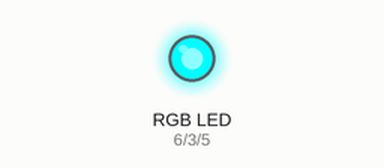
The sketch below on a simulated Arduino Uno, built with avr-gcc and run on an emulated ATmega328P. Shown: an RGB LED mixed from three pins (HIGH = lit).

Above: at 0.05 s.
At 1.75 s:
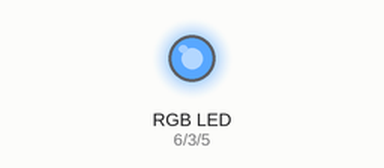
At 3.55 s:
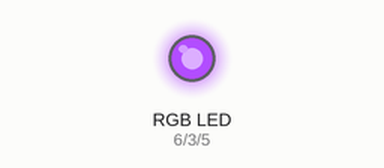
At 7.15 s:
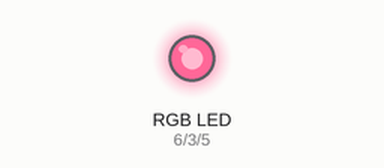
At 10.75 s:
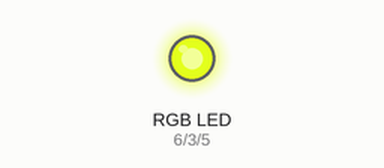
At 14.35 s:
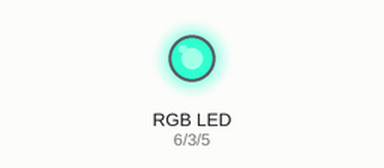
Timing chart, 0 to 19.9 s (numbered marks = the images above):
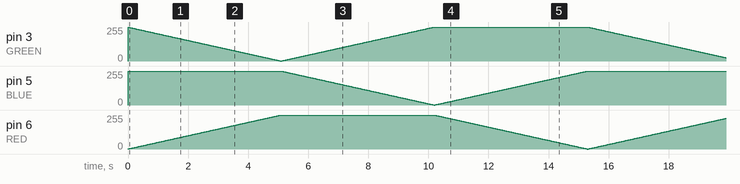

The sketch:

RGB_LED_Fade.ino
```cpp
// (licence header left out)
//This program fades RGB LED lights different colors.
//It is suitable for use with LED strips, SMDs or standard 5mms.
//This program is used in the following video: https://youtu.be/9YJtSkO6SYA
//Comments and code shared by esTech (youtube.com/@estech321)
//and on the website estech321.github.io

#define GREEN 3
#define BLUE 5
#define RED 6
#define delayTime 20

void setup() {

  pinMode(GREEN, OUTPUT);
  pinMode(BLUE, OUTPUT);
  pinMode(RED, OUTPUT);
  digitalWrite(GREEN, HIGH);
  digitalWrite(BLUE, HIGH);
  digitalWrite(RED, HIGH);
}

int redVal;
int blueVal;
int greenVal;

void loop() {

  int redVal = 255;
  int blueVal = 0;
  int greenVal = 0;
  for( int i = 0 ; i < 255 ; i += 1 ){
	greenVal += 1;
	redVal -= 1;
	analogWrite( GREEN, 255 - greenVal );
	analogWrite( RED, 255 - redVal );

	delay( delayTime );
  }

  redVal = 0;
  blueVal = 0;
  greenVal = 255;
  for( int i = 0 ; i < 255 ; i += 1 ){
	blueVal += 1;
	greenVal -= 1;
	analogWrite( BLUE, 255 - blueVal );
	analogWrite( GREEN, 255 - greenVal );

	delay( delayTime );
  }

  redVal = 0;
  blueVal = 255;
  greenVal = 0;
  for( int i = 0 ; i < 255 ; i += 1 ){
	redVal += 1;
	blueVal -= 1;
	analogWrite( RED, 255 - redVal );
	analogWrite( BLUE, 255 - blueVal );

	delay( delayTime );
  }
}
```
